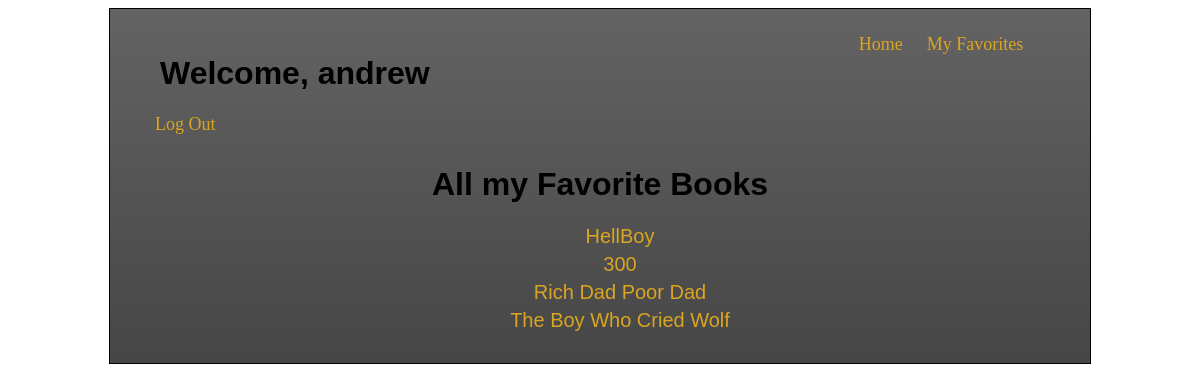
The app's page /books/my_favorites (signed in) with its own data.
### book_app/models.py (models this page shows)
class User(models.Model):
    first_name = models.CharField(max_length=255)
    last_name = models.CharField(max_length=255)
    email = models.CharField(max_length=255)
    password = models.CharField(max_length=255)
    created_at = models.DateTimeField(auto_now_add=True)
    updated_at = models.DateTimeField(auto_now=True)
    objects = User_Manager()

class Book(models.Model):
    title = models.CharField(max_length=255)
    desc = models.TextField()
    uploaded_by = models.ForeignKey(User, related_name = 'uploaded_books', on_delete = models.CASCADE)
    users_who_like = models.ManyToManyField(User, related_name = 'liked_books')
    created_at = models.DateTimeField(auto_now_add=True)
    updated_at = models.DateTimeField(auto_now=True)
    objects = Book_Manager()

### book_app/views.py (the view)
# urls.py: path('books/my_favorites', views.my_favorites),
def my_favorites(request):
    if 'user_id' in request.session:
        context = {
            'user' : User.objects.get(id=request.session['user_id'])
        }
        return render(request, 'my_favorites.html', context)
    return redirect('/')

### book_app/templates/my_favorites.html (shortened to what this page needs)
<!DOCTYPE html>
<html lang="en">
<head>
    {% load static %}
    <link rel="stylesheet" href="{% static 'css/style.css' %}">
</head>
<body>
    <div class="container">
        <div class="header">
            <h1>Welcome, {{user.first_name}}</h1>
            <a href="/books" id ="home">Home</a>
            <a href="/books/my_favorites">My Favorites</a>
            <a href="/log_out">Log Out</a>
        </div>
        <div class="my_favs">
            <h1>All my Favorite Books</h1>
            <ul>
                {% for book in user.liked_books.all %}
                    <li><a href="/books/{{book.id}}">{{book.title}}</a></li>
                {% endfor %}
            </ul>
        </div>
    </div>
</body>
</html>

### book_app/static/css/style.css (style rules this page uses)
.container { width: 950px; margin: 0 auto; padding: 15px; border: 1px solid black; background: rgb(99,99,99); background: linear-gradient(180deg, rgba(99,99,99,1) 0%, rgba(70,70,70,1) 100%); }
h1 { text-align: center; font-family: 'Gill Sans', 'Gill Sans MT', Calibri, 'Trebuchet MS', sans-serif; }
.header { padding: 10px; }
.header h1 { display: inline-block; margin-left: 25px; }
#home { margin-left: 425px; }
.header a { margin-left: 20px; font-size: 18px; text-decoration: none; color: black; vertical-align: top; color: goldenrod; }
.users_who_like li, .my_favs li { list-style-type: none; margin: 5px; }
.my_favs a { text-decoration: none; color: goldenrod; }
.my_favs li { text-align: center; font-family: 'Gill Sans', 'Gill Sans MT', Calibri, 'Trebuchet MS', sans-serif; color: goldenrod; font-size: 20px; }

### records on screen
User: first_name "andrew"
Book: title "HellBoy"
Book: title "300"
Book: title "Rich Dad Poor Dad"
Book: title "The Boy Who Cried Wolf"
